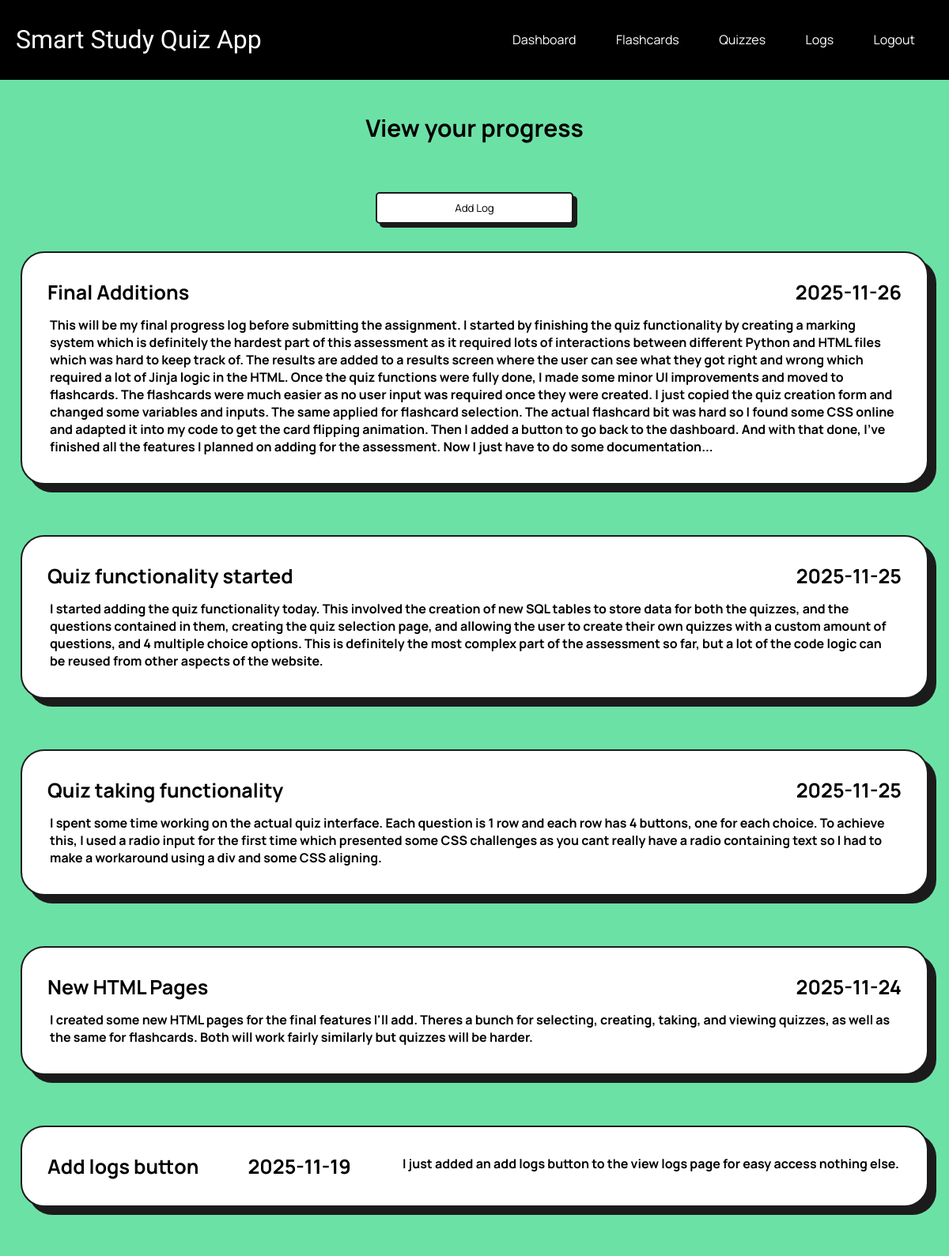
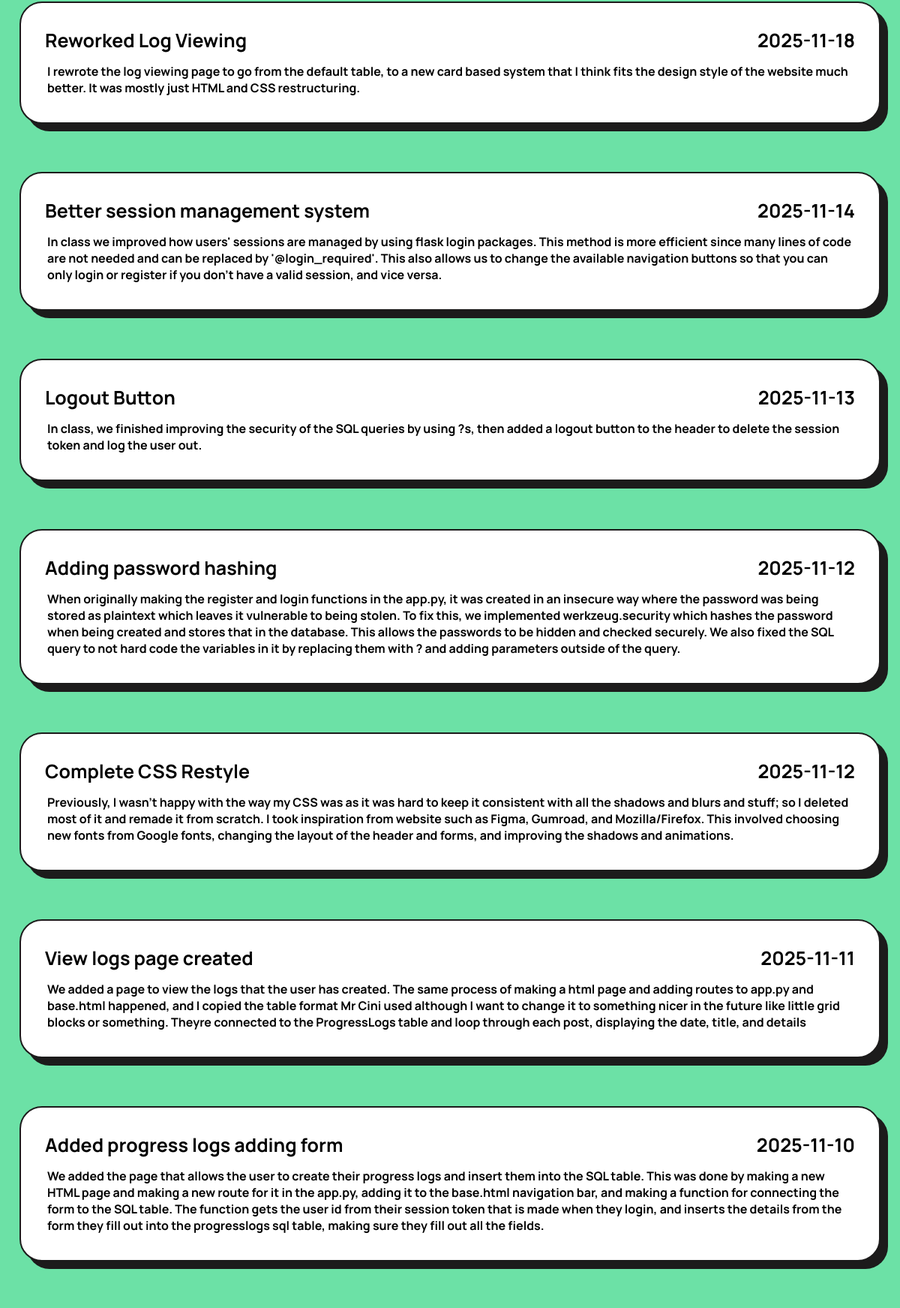
The app's page /view_log (signed in, upper part) with its own data (2 pictures, top to bottom).
### tables this page shows
CREATE TABLE ProgressLogs(
    -- id, user_id, date, title, details, image_path nullable
    id INTEGER PRIMARY KEY AUTOINCREMENT,
    user_id INTEGER NOT NULL,
    date TEXT NOT NULL,
    title TEXT NOT NULL,
    details TEXT NOT NULL,
    image_path TEXT

);

### app.py (the view)
@app.route('/view_log', methods=['GET', 'POST'])
@login_required
def view_log():
    if request.method == 'GET':
        conn = get_db_connection()
        cursor = conn.cursor()
        cursor.execute("SELECT date, title, details FROM ProgressLogs WHERE user_id = ? ORDER BY DATE DESC", (current_user.id,))
        posts = cursor.fetchall()
        conn.close()
    return render_template('viewLogs.html', posts = posts, username=current_user.username)

### app.py (called while the page is built)
@login_manager.user_loader
def load_user(user_id):
    conn = get_db_connection()
    cursor = conn.cursor()
    cursor.execute('SELECT id, username FROM Users WHERE id = ?', (user_id,))
    user = cursor.fetchone()
    conn.close()
    if User:
        return User(id=user['id'], username=user['username'])
    return None

def get_db_connection():
    conn = sqlite3.connect('database.db')
    conn.row_factory = sqlite3.Row
    return conn

### templates/viewLogs.html (shortened to what this page needs)
{% extends 'base.html' %}
{% block content %}
        <h4>View your progress</h4> <br>
        <div style="display: flex; justify-content: center">
            <a href="{{ url_for('add_log') }}" style="align-content: center">
                <button style="width: 250px; ">Add Log</button>
            </a>
        </div>
        {% if posts %}
            <div class="logGrid">
                {% for post in posts %}
                    <div class="log">
                        <h3>{{ post.title }}</h3>
                        <h3>{{ post.date }}</h3>
                        <p>{{ post.details }}</p>
                    </div>
                {% endfor %}
            </div>
        {% else %}
            <p>No progress entries found</p>
        {% endif %}
{% endblock %}

### static/styles.css (style rules this page uses)
body { font-family: Arial, sans-serif; margin: 0; padding: 0; background-color: #6ce1a6; color:black; }
h3 { font-family: 'Manrope', sans-serif; font-weight: bolder; color: black; font-size: 25px; margin: 0; padding: 0; }
h4 { font-family: 'Manrope', sans-serif; font-weight: bolder; color: black; font-size: 30px; align-items: center; text-align: center; }
p { font-family: 'Manrope', sans-serif; font-weight: bold; margin: 3px; }
button { border: 2px solid #1c1b1b; box-shadow: 5px 5px #1c1b1b; border-radius: 5px; background-color: white; font-family: 'Manrope', sans-serif; transition: background-color 500ms ease-in-out, font-weight 500ms ease-in-out, letter-spacing 500ms ease-in-out, transform 100ms ease, box-shadow 100ms ease; ; width: calc(100% - 20rem); max-width: 50rem; margin: 0.2rem auto; height: 3em }
.logGrid { display: flex; flex-direction: column; justify-content: center; }
.log { align-self: center; justify-content: space-between; display: flex; flex-direction: row; flex-wrap: wrap; gap: 10px; padding: 2em; margin: 2em auto; border-radius: 30px; background-color: white; min-height: 4vh; width: 90vw; border: 2px solid #1c1b1b; box-shadow: 10px 10px #1c1b1b; }

### records on screen
ProgressLogs: title "Final Additions", date "2025-11-26", details "This will be my final progress log before submitting the assignment. I started by finishing the quiz functionality by creating a marking system which is definitely the hardest part of this assessment as it required lots of interactions between different Python and HTML files which was hard to keep track of. The results are added to a results screen where the user can see what they got right and wrong which required a lot of Jinja logic in the HTML. Once the quiz functions were fully done, I made some minor UI improvements and moved to flashcards. The flashcards were much easier as no user input was required once they were created. I just copied the quiz creation form and changed some…"
ProgressLogs: title "Quiz functionality started", date "2025-11-25", details "I started adding the quiz functionality today. This involved the creation of new SQL tables to store data for both the quizzes, and the questions contained in them, creating the quiz selection page, and allowing the user to create their own quizzes with a custom amount of questions, and 4 multiple choice options. This is definitely the most complex part of the assessment so far, but a lot of the code logic can be reused from other aspects of the website."
ProgressLogs: title "Quiz taking functionality", date "2025-11-25", details "I spent some time working on the actual quiz interface. Each question is 1 row and each row has 4 buttons, one for each choice. To achieve this, I used a radio input for the first time which presented some CSS challenges as you cant really have a radio containing text so I had to make a workaround using a div and some CSS aligning."
ProgressLogs: title "New HTML Pages", date "2025-11-24", details "I created some new HTML pages for the final features I'll add. Theres a bunch for selecting, creating, taking, and viewing quizzes, as well as the same for flashcards. Both will work fairly similarly but quizzes will be harder."
ProgressLogs: title "Add logs button", date "2025-11-19", details "I just added an add logs button to the view logs page for easy access nothing else."
ProgressLogs: title "Reworked Log Viewing", date "2025-11-18", details "I rewrote the log viewing page to go from the default table, to a new card based system that I think fits the design style of the website much better. It was mostly just HTML and CSS restructuring."
ProgressLogs: title "Better session management system", date "2025-11-14", details "In class we improved how users' sessions are managed by using flask login packages. This method is more efficient since many lines of code are not needed and can be replaced by '@login_required'. This also allows us to change the available navigation buttons so that you can only login or register if you don't have a valid session, and vice versa."
ProgressLogs: title "Logout Button", date "2025-11-13", details "In class, we finished improving the security of the SQL queries by using ?s, then added a logout button to the header to delete the session token and log the user out."
ProgressLogs: title "Adding password hashing", date "2025-11-12", details "When originally making the register and login functions in the app.py, it was created in an insecure way where the password was being stored as plaintext which leaves it vulnerable to being stolen. To fix this, we implemented werkzeug.security which hashes the password when being created and stores that in the database. This allows the passwords to be hidden and checked securely. We also fixed the SQL query to not hard code the variables in it by replacing them with ? and adding parameters outside of the query."
ProgressLogs: title "Complete CSS Restyle", date "2025-11-12", details "Previously, I wasn't happy with the way my CSS was as it was hard to keep it consistent with all the shadows and blurs and stuff; so I deleted most of it and remade it from scratch. I took inspiration from website such as Figma, Gumroad, and Mozilla/Firefox. This involved choosing new fonts from Google fonts, changing the layout of the header and forms, and improving the shadows and animations."
ProgressLogs: title "View logs page created", date "2025-11-11", details "We added a page to view the logs that the user has created. The same process of making a html page and adding routes to app.py and base.html happened, and I copied the table format Mr Cini used although I want to change it to something nicer in the future like little grid blocks or something. Theyre connected to the ProgressLogs table and loop through each post, displaying the date, title, and details"
ProgressLogs: title "Added progress logs adding form", date "2025-11-10", details "We added the page that allows the user to create their progress logs and insert them into the SQL table. This was done by making a new HTML page and making a new route for it in the app.py, adding it to the base.html navigation bar, and making a function for connecting the form to the SQL table. The function gets the user id from their session token that is made when they login, and inserts the details from the form they fill out into the progresslogs sql table, making sure they fill out all the fields."
